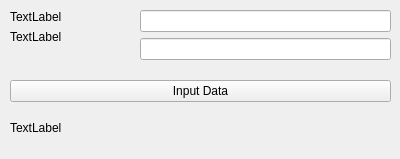
<?xml version="1.0" encoding="UTF-8"?>
<ui version="4.0">
 <class>Kategori</class>
 <widget class="QWidget" name="Kategori">
  <property name="geometry">
   <rect>
    <x>0</x>
    <y>0</y>
    <width>400</width>
    <height>159</height>
   </rect>
  </property>
  <property name="windowTitle">
   <string>Form</string>
  </property>
  <widget class="QWidget" name="formLayoutWidget">
   <property name="geometry">
    <rect>
     <x>10</x>
     <y>10</y>
     <width>121</width>
     <height>51</height>
    </rect>
   </property>
   <layout class="QFormLayout" name="formLayout">
    <item row="0" column="0" colspan="2">
     <widget class="QLabel" name="label">
      <property name="text">
       <string>TextLabel</string>
      </property>
     </widget>
    </item>
    <item row="1" column="0">
     <widget class="QLabel" name="label_2">
      <property name="text">
       <string>TextLabel</string>
      </property>
     </widget>
    </item>
   </layout>
  </widget>
  <widget class="QWidget" name="formLayoutWidget_2">
   <property name="geometry">
    <rect>
     <x>140</x>
     <y>10</y>
     <width>251</width>
     <height>51</height>
    </rect>
   </property>
   <layout class="QFormLayout" name="formLayout_2">
    <item row="0" column="0" colspan="2">
     <widget class="QLineEdit" name="lineEdit"/>
    </item>
    <item row="1" column="0" colspan="2">
     <widget class="QLineEdit" name="lineEdit_2"/>
    </item>
   </layout>
  </widget>
  <widget class="QWidget" name="formLayoutWidget_3">
   <property name="geometry">
    <rect>
     <x>10</x>
     <y>80</y>
     <width>381</width>
     <height>31</height>
    </rect>
   </property>
   <layout class="QFormLayout" name="formLayout_3">
    <item row="0" column="0" colspan="2">
     <widget class="QPushButton" name="pushButton">
      <property name="text">
       <string>Input Data</string>
      </property>
     </widget>
    </item>
   </layout>
  </widget>
  <widget class="QLabel" name="label_3">
   <property name="geometry">
    <rect>
     <x>10</x>
     <y>120</y>
     <width>381</width>
     <height>16</height>
    </rect>
   </property>
   <property name="text">
    <string>TextLabel</string>
   </property>
  </widget>
 </widget>
 <resources/>
 <connections/>
</ui>
